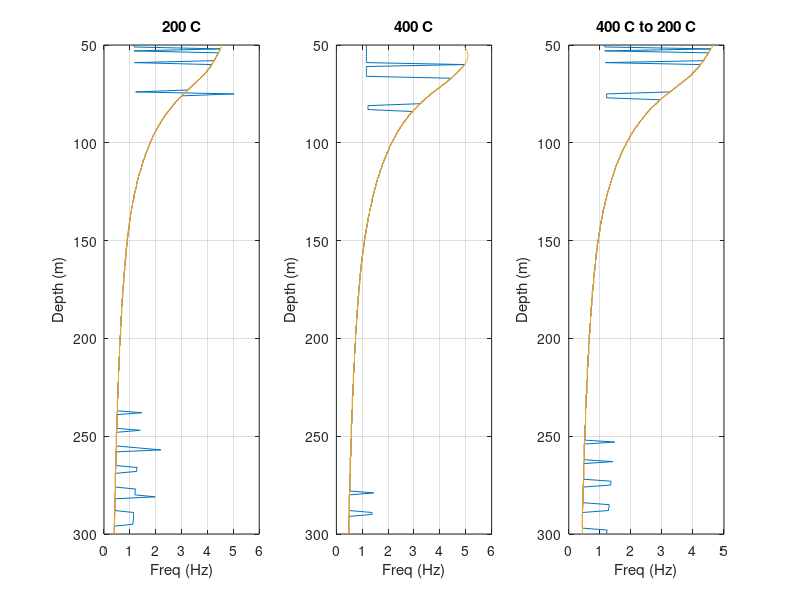
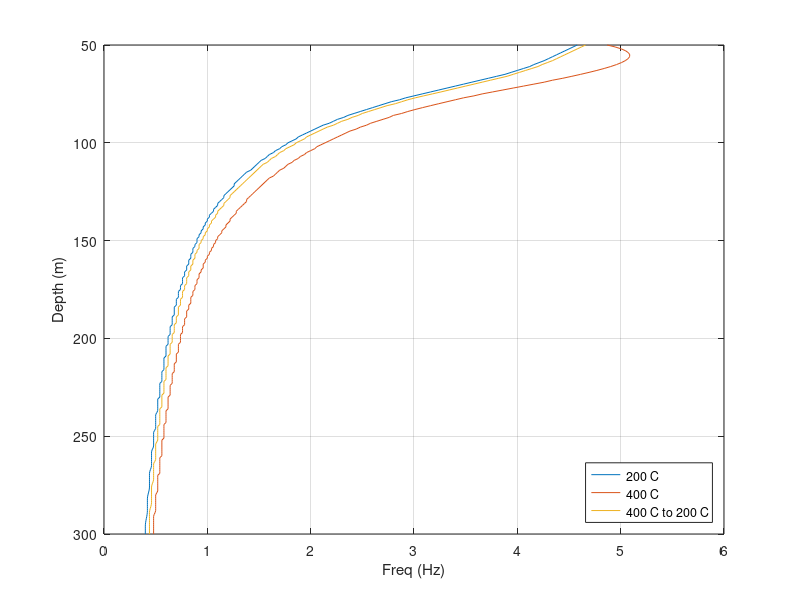

These figures' MATLAB source, in order:
%% Forward Disp Output %%
%
% Quality control the peak frequency outputs from the CRes simulations for
% three different temperature profiles: (1) 200 C, (2) 400 C, (3) 400 C
% varying linearly to 200 C.

% indexes of jagged points to remove from peak frequency
R200C = [6 7 8 9 10 11 12 20 21 22 23 24 33 34 35 44 45 54 63 226 227 242 248 250 251]';
R400C = [11 12 22 218 219 220 235 236 237 238 239 240 242 243 244 245 246 247 248 249 250 251]';
R400Cto200C = [1 2 3 13 14 15 16 26 27 28 38 48 224 225 226 242 248 250 251]';

%%%%%%%%%
% 200 C %
%%%%%%%%%
load('CRES_Output_200C.mat');
F0_init = f0_sim(:,1);
D_init = DEPTH_VECTOR;

figure(1); clf;
subplot(1,3,1);
plot(F0_init,D_init);
set(gca,'YDir','Reverse');
xlabel('Freq (Hz)');
ylabel('Depth (m)');
title('200 C');
hold on; grid on;

F0 = F0_init;
F0(R200C) = [];
D = D_init;
D(R200C) = [];
plot(F0,D);

Dintp = D_init;
F0intp = pchip(D,F0,Dintp);
plot(F0intp,Dintp);

% save peak frequency
DEPTH = Dintp;
F0_200C = F0intp;

%%%%%%%%%
% 400 C %
%%%%%%%%%
load('CRES_Output_400C.mat');
F0_init = f0_sim(:,1);
D_init = DEPTH_VECTOR;

figure(1); 
subplot(1,3,2);
plot(F0_init,D_init);
set(gca,'YDir','Reverse');
xlabel('Freq (Hz)');
ylabel('Depth (m)');
title('400 C');
hold on; grid on;

F0 = F0_init;
F0(R400C) = [];
D = D_init;
D(R400C) = [];
plot(F0,D);

Dintp = D_init;
F0intp = pchip(D,F0,Dintp);
plot(F0intp,Dintp);

% save peak frequency
DEPTH = Dintp;
F0_400C = F0intp;


%%%%%%%%%%%%%%%%%%
% 400 C to 200 C %
%%%%%%%%%%%%%%%%%%
load('CRES_Output_400Cto200C.mat');
F0_init = f0_sim(:,1);
D_init = DEPTH_VECTOR;

figure(1); 
subplot(1,3,3);
plot(F0_init,D_init);
set(gca,'YDir','Reverse');
xlabel('Freq (Hz)');
ylabel('Depth (m)');
title('400 C to 200 C');
hold on; grid on;

F0 = F0_init;
F0(R400Cto200C) = [];
D = D_init;
D(R400Cto200C) = [];
plot(F0,D);

Dintp = D_init;
F0intp = pchip(D,F0,Dintp);
plot(F0intp,Dintp);

% save peak frequency
DEPTH = Dintp;
F0_400Cto200C = F0intp;

%% Compare peak frequencies for different temperature profiles %%

figure(2); clf;
plot(F0_200C,DEPTH);
hold on;
plot(F0_400C,DEPTH);
plot(F0_400Cto200C,DEPTH);
set(gca,'YDir','Reverse');
xlabel('Freq (Hz)');
ylabel('Depth (m)');
hold on;
legend('200 C','400 C','400 C to 200 C','Location','SouthEast');
grid on;

% save formatted forward outputs
save('CRES_OUTPUT_ALL.mat','DEPTH','F0_200C','F0_400C','F0_400Cto200C');